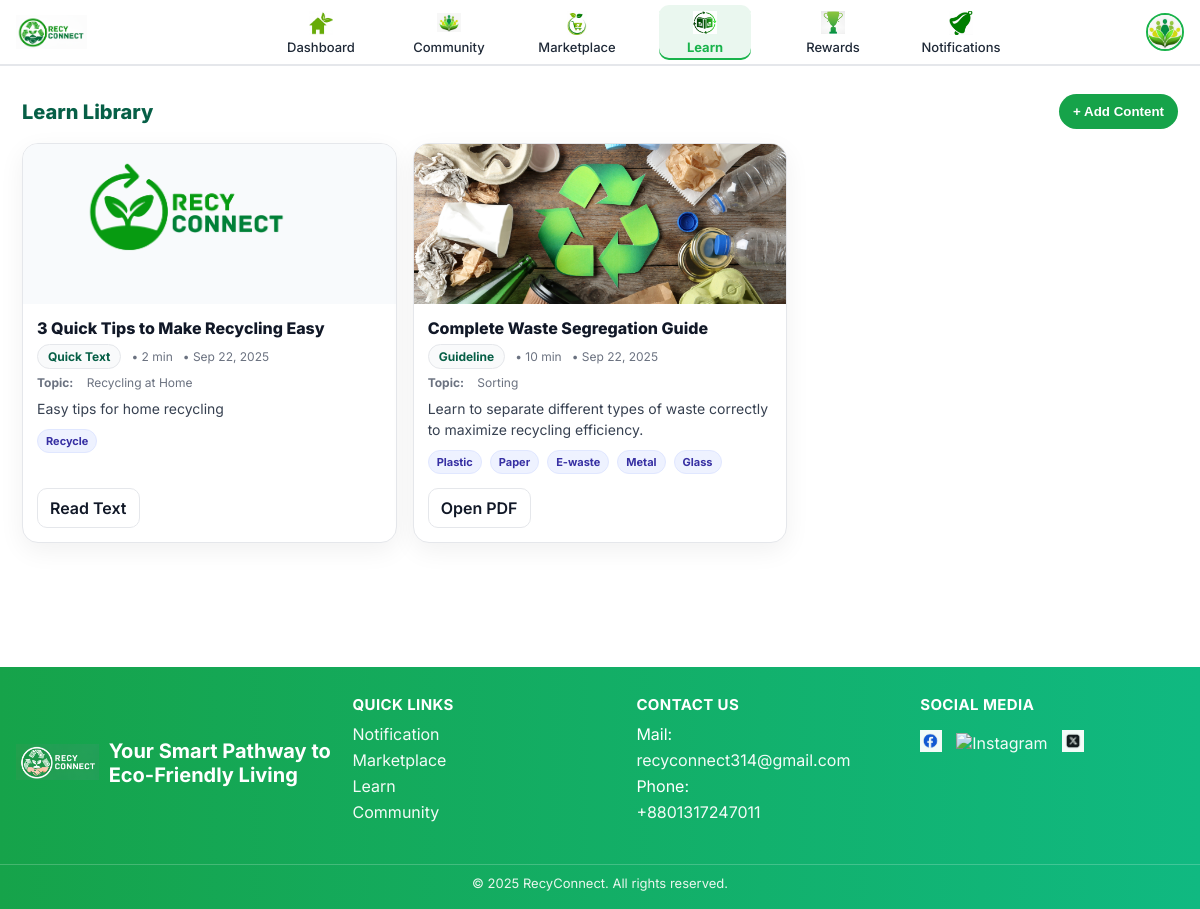
The app's page /panel/learn/ (signed in) with its own data.
### User/models.py (models this page shows, shortened)
class User(AbstractBaseUser):
    ROLE_CHOICES = [
        ("household", "Household"),
        ("collector", "Collector"),
        ("recycler",  "Recycling Centre"),
        ("buyer",     "Buyer"),
    ]
    class ProductKind(models.TextChoices):
        PLASTIC = "plastic", "Plastic"
        PAPER   = "paper",   "Paper"
        GLASS   = "glass",   "Glass"
        METAL   = "metal",   "Metal"
        E_WASTE = "e_waste", "E-waste"
    email = models.EmailField(unique=True, db_index=True)
    password = models.CharField(max_length=128)
    role = models.CharField(max_length=20, choices=ROLE_CHOICES)
    collector_product = models.CharField(
        max_length=12,
        choices=ProductKind.choices,
        blank=True,
        help_text="Collector only: what type of material you collect.",
    )
    name = models.CharField(max_length=100, blank=True)
    phone = models.CharField(max_length=20, blank=True)
    address = models.CharField(max_length=255, blank=True)
    profile_image = models.ImageField(
        upload_to="user_avatars/%Y/%m/", blank=True, null=True,
        help_text="Upload a clear profile photo.",
    )
    map_url = models.URLField(
        blank=True,
        help_text="Google Maps link to your address.",
    )
    facebook = models.URLField(blank=True)
    instagram = models.URLField(blank=True)
    twitter  = models.URLField(blank=True)
    is_staff = models.BooleanField(default=False)
    is_superuser = models.BooleanField(default=False)
    is_active = models.BooleanField(default=False)
    is_approved = models.BooleanField(default=False)
    approved_at = models.DateTimeField(null=True, blank=True)
    approved_by = models.ForeignKey(
        "self", null=True, blank=True,
        on_delete=models.SET_NULL, related_name="approved_users"
    )
    date_joined = models.DateTimeField(default=timezone.now)
    id_card_image = models.ImageField(
        upload_to="user_ids/%Y/%m/",
        blank=True, null=True,
        help_text="ID/visiting card (required for Collector and Recycling Centre).",
    )
    average_rating = models.FloatField(default=0.0)
    ratings_count  = models.PositiveIntegerField(default=0)
    points = models.PositiveIntegerField(default=0, help_text="Total points available to redeem.")
    total_co2_saved_kg = models.DecimalField(
        max_digits=12, decimal_places=3, default=Decimal("0.000"),
        help_text="Lifetime CO₂ saved (kg).",
    )
    total_pickups = models.PositiveIntegerField(default=0, help_text="Lifetime pickups/recycles.")
    objects = UserManager()
    USERNAME_FIELD = "email"
    REQUIRED_FIELDS = ["role"]
    class Meta:
        ordering = ("-date_joined",)

### Education/models.py (models this page shows, shortened)
class Learn(models.Model):
    class Category(models.TextChoices):
        GUIDELINE  = "guideline",  "Guideline"
        ARTICLE    = "article",    "Article"
        VIDEO      = "video",      "Video"
        QUICK_TEXT = "quick_text", "Quick Text"
    title       = models.CharField(max_length=200,null=True)
    topic       = models.CharField(max_length=120, null=True )
    category    = models.CharField(max_length=20, choices=Category.choices)
    description = models.TextField()
    read_time   = models.PositiveIntegerField(help_text="Reading time in minutes")
    downloads   = models.PositiveIntegerField(default=0)
    image       = models.ImageField(upload_to="guides/covers/", blank=True, null=True)
    pdf_file    = models.FileField(upload_to="guides/pdfs/",   blank=True, null=True)
    video_file  = models.FileField(upload_to="guides/videos/", blank=True, null=True)
    quick_text  = models.TextField(blank=True, null=True)
    tags        = models.ManyToManyField(Tag, blank=True, related_name="guides")
    created_at  = models.DateTimeField(auto_now_add=True)
    class Meta:
        ordering = ("-created_at",)

class Tag(models.Model):
    class Choices(models.TextChoices):
        ENVIRONMENT         = "environment",         "Environment"
        RECYCLE             = "recycle",             "Recycle"
        POLLUTION           = "pollution",           "Pollution"
        PLASTIC             = "plastic",             "Plastic"
        PAPER               = "paper",               "Paper"
        E_WASTE             = "e_waste",             "E-waste"
        METAL               = "metal",               "Metal"
        GLASS               = "glass",               "Glass"
        CARBON_FOOTPRINT    = "carbon_footprint",    "Carbon Footprint"
        GREEN_JOBS          = "green_jobs",          "Green Jobs"
        LANDFILL_REDUCTION  = "landfill_reduction",  "Landfill Reduction"
    name = models.CharField(
        max_length=50,
        choices=Choices.choices,
        unique=True,
        db_index=True,
        help_text="Select a predefined tag (e.g., Plastic, Recycle, Pollution).",
    )

### AdminPanel/views.py (the view, shortened to what this page needs)
# urls.py: path("learn/", views.learn, name="learn"),
@guard
def learn(request):
    for code, label in Tag.Choices.choices:
        Tag.objects.get_or_create(name=code)
    ctx = {
        "learns": Learn.objects.all(),
        "cat_choices": Learn.Category.choices,
        "tag_opts": Tag.Choices.choices,
    }
    return render(request, "Admin/ad_learn.html", ctx)

### AdminPanel/views.py (called while the page is built)
def staff_or_super(u):
    return u.is_authenticated and (u.is_superuser or u.is_staff)

### Templates/Admin/ad_learn.html (shortened to what this page needs)
{% extends "Admin/admin_base.html" %}
{% load static %}
{% block content %}
<div class="ln-wrap">
  <div class="ln-head">
    <div class="ln-title">Learn Library</div>
    <button id="openModalBtn" class="btn-add">+ Add Content</button>
  </div>
  <div class="ln-grid">
    {% for item in learns %}
      <article class="card">
        {% if item.image %}
          <img class="thumb" src="{{ item.image.url }}" alt="">
        {% else %}
          <img class="thumb" src="{% static 'placeholders/learn-cover.png' %}" alt="">
        {% endif %}
        <div class="body">
          <div class="title">{{ item.title }}</div>
          <div class="meta">
            <span class="badge">{{ item.get_category_display }}</span>
            <span>• {{ item.read_time }} min</span>
            <span>• {{ item.created_at|date:"M d, Y" }}</span>
          </div>
          {% if item.topic %}
            <div class="meta" style="margin-top:-2px"><strong>Topic:</strong>&nbsp;{{ item.topic }}</div>
          {% endif %}
          <div class="desc">{{ item.description|truncatechars:140 }}</div>
          {% with qs=item.tags.all %}
            {% if qs %}
              <div class="tags">
                {% for t in qs %}
                  <span class="tag">{{ t.get_name_display }}</span>
                {% endfor %}
              </div>
            {% endif %}
          {% endwith %}
        </div>
        <div class="row-actions">
          {% if item.category == "guideline" or item.category == "article" %}
            {% if item.pdf_file %}<a class="btn" href="{{ item.pdf_file.url }}" target="_blank">Open PDF</a>{% endif %}
          {% elif item.category == "video" %}
            {% if item.video_file %}<a class="btn" href="{{ item.video_file.url }}" target="_blank">Play Video</a>{% endif %}
          {% elif item.category == "quick_text" %}
            <a class="btn" href="#" onclick="alert({{ item.quick_text|escapejs }}); return false;">Read Text</a>
          {% endif %}
        </div>
      </article>
    {% empty %}
      <div class="card" style="grid-column:1/-1; padding:18px">
        <div class="title" style="font-size:16px">No content yet. Click “Add Content”.</div>
      </div>
    {% endfor %}
  </div>
</div>
{% endblock %}

### Templates/Admin/admin_base.html (shortened to what this page needs)
{% load static %}
<!DOCTYPE html>
<html lang="en">
<head>
</head>
<body>
  {% with url_name=request.resolver_match.url_name|default:'' %}
  <div class="navbar-wrap">
    <nav class="navbar">
      <a class="brand" href="#">
        <img src="{% static 'RecyLogoNew.png' %}" alt="RecyConnect">
      </a>
      <div class="menu">
       <a href="{% url 'adminpanel:dashboard' %}"
           class="{% if url_name == 'dashboard' %}active{% endif %}">
          <img src="{% static 'home.png' %}" alt="Home">
          <span>Dashboard</span>
        </a>
        <a href="{% url 'adminpanel:community' %}"
           class="{% if url_name == 'community' %}active{% endif %}">
          <img src="{% static 'community.png' %}" alt="Community">
          <span>Community</span>
        </a>
       <a href="{% url 'marketplace:admin' %}"
           class="{% if url_name == 'marketplace' %}active{% endif %}">
          <img src="{% static 'cart.png' %}" alt="Marketplace">
          <span>Marketplace</span>
        </a>
        <a href="{% url 'adminpanel:learn' %}"
           class="{% if url_name == 'learn' %}active{% endif %}">
          <img src="{% static 'learn.png' %}" alt="Learn">
          <span>Learn</span>
        </a>
        <a href="{% url 'rewards:admin' %}"
           class="{% if url_name == 'rewards' %}active{% endif %}">
          <img src="{% static 'trophy.png' %}" alt="Rewards">
          <span>Rewards</span>
        </a>
        <a href="{% url 'adminpanel:notifications' %}"
           class="{% if url_name == 'notifications' %}active{% endif %}">
          <img src="{% static 'bell.png' %}" alt="Notifications">
          <span>Notifications</span>
        </a>
      </div>
      <div class="profile">
        <button class="avatar-btn" id="avatarBtn" aria-label="Profile menu">
          {% if request.user.is_authenticated and request.user.profile_image %}
            <img class="avatar" src="{{ request.user.profile_image.url }}" alt="Profile" />
          {% else %}
            <img class="avatar" src="{% static 'icons/avatar-placeholder.png' %}" alt="Profile" />
          {% endif %}
        </button>
      </div>
    </nav>
  </div>
  <main class="container">
    {% block content %}{% endblock %}
  </main>
  <footer class="footer">
    <div class="inner">
      <div class="foot-brand">
        <img src="{% static 'LogoFooter.png' %}" alt="RecyConnect">
        <div><div class="foot-title">Your Smart Pathway to Eco-Friendly Living</div></div>
      </div>
      <div class="foot-col">
        <h4>Quick Links</h4>
        <a href="{% url 'adminpanel:notifications' %}">Notification</a>
        <a href="{% url 'marketplace:admin' %}">Marketplace</a>
        <a href="{% url 'adminpanel:learn' %}">Learn</a>
        <a href="{% url 'adminpanel:community' %}">Community</a>
      </div>
      <div class="foot-col">
        <h4>Contact Us</h4>
        <div>Mail: <a href="mailto:recyconnect314@gmail.com">recyconnect314@gmail.com</a></div>
        <div style="margin-top:6px;">Phone: <a href="tel:+8801317247011">+8801317247011</a></div>
      </div>
      <div class="foot-col">
        <h4>Social Media</h4>
        <div class="social-row">
          <a href="https://facebook.com/" target="_blank" rel="noopener"><img src="{% static 'fb.png' %}" alt="Facebook"></a>
          <a href="https://instagram.com/" target="_blank" rel="noopener"><img src="{% static 'insta.jpeg' %}" alt="Instagram"></a>
          <a href="https://twitter.com/" target="_blank" rel="noopener"><img src="{% static 'X ic.jpg' %}" alt="Twitter/X"></a>
        </div>
      </div>
    </div>
    <div class="copyright">© 2025 RecyConnect. All rights reserved.</div>
  </footer>
  {% endwith %}
</body>
</html>

### Templates/Admin/admin_base.html (style rules this page uses)
:root { --brand:#19b34b; --text:#1f2937; --bg:#ffffff; --nav-h:64px; --gap:36px; --container:1200px; }
* { box-sizing:border-box }
html,body { margin:0;padding:0;font-family:Inter,system-ui,Arial,sans-serif;color:var(--text);background:#fff }
.navbar-wrap { position:sticky; top:0; z-index:50; background:var(--bg); border-bottom:2px solid #e5e7eb; }
.navbar { height:var(--nav-h); max-width:var(--container); margin:0 auto; padding:0 16px; display:flex; align-items:center; justify-content:space-between; gap:16px; }
.brand { display:flex; align-items:center; gap:10px; min-width:120px; }
.brand img { height:34px; width:auto; display:block }
.menu { display:flex; align-items:center; justify-content:center; gap:var(--gap); flex:1; }
.menu a { width:92px; text-decoration:none; color:var(--text); display:flex; flex-direction:column; align-items:center; justify-content:center; gap:6px; padding:6px 4px; border-radius:10px; font-weight:500; text-align:center; transition:transform .15s ease, background .15s ease; }
.menu img { width:24px; height:24px; object-fit:contain; display:block }
.menu span { font-size:13px; line-height:1; }
.menu a.active { background:#eaf7ef; box-shadow:inset 0 -2px 0 var(--brand); }
.menu a.active span { color:var(--brand); font-weight:700; }
.profile { position:relative; display:flex; align-items:center; gap:10px; }
.avatar-btn { border:none; background:transparent; padding:0; cursor:pointer; display:grid; place-items:center; }
.avatar { width:38px; height:38px; border-radius:50%; object-fit:cover; border:2px solid var(--brand); }
.container { max-width:var(--container); margin:20px auto; padding:0 16px 60px; }
.footer { margin-top:40px; background:linear-gradient(to right, #16a34a, #10b981); color:#fff; }
.footer .inner { max-width:var(--container); margin:0 auto; padding:28px 16px 36px; display:grid; gap:20px; grid-template-columns: 1.2fr 1fr 1fr 1fr; }
.foot-brand { display:flex; align-items:center; gap:10px; }
.foot-brand img { height:36px; width:auto }
.foot-title { font-size:20px; font-weight:700; margin:6px 0 4px }
.foot-col h4 { margin:0 0 10px; font-size:15px; text-transform:uppercase; letter-spacing:.4px }
.foot-col a { display:block; color:#fff; text-decoration:none; margin:6px 0; opacity:.95 }
.social-row { display:flex; align-items:center; gap:14px; margin-top:6px }
.social-row img { width:22px; height:22px }
.copyright { text-align:center; color:#eaf6ee; font-size:13px; padding:10px 16px 18px; border-top:1px solid rgba(255,255,255,.2); }

### Templates/Admin/ad_learn.html (style rules this page uses)
.ln-wrap { max-width:1200px; margin:0 auto; padding:8px 6px 24px; }
.ln-head { display:flex; align-items:center; justify-content:space-between; margin-bottom:14px; }
.ln-title { font-size:20px; font-weight:800; color:#065f46 }
.btn-add { display:inline-flex; align-items:center; gap:8px; background:#16a34a; color:#fff; font-weight:700; border:none; cursor:pointer; padding:10px 14px; border-radius:999px; text-decoration:none; }
.ln-grid { display:grid; gap:16px; grid-template-columns:repeat(3, minmax(0,1fr)); }
.card { background:#fff; border:1px solid #e5e7eb; border-radius:16px; box-shadow:0 8px 26px rgba(0,0,0,.06); overflow:hidden; display:flex; flex-direction:column; }
.thumb { width:100%; height:160px; object-fit:cover; background:#f8fafc }
.body { padding:14px }
.title { font-size:16px; font-weight:800; color:#111827; margin-bottom:6px }
.meta { display:flex; align-items:center; gap:10px; font-size:12px; color:#6b7280; margin-bottom:8px }
.badge { display:inline-flex; align-items:center; padding:4px 10px; border-radius:999px; font-size:12px; font-weight:700; border:1px solid #e5e7eb; background:#f9fafb; color:#065f46; }
.desc { font-size:14px; color:#374151; line-height:1.5; margin-bottom:10px }
.tags { display:flex; flex-wrap:wrap; gap:8px; margin-top:4px }
.tag { font-size:11px; font-weight:700; padding:4px 8px; border-radius:999px; background:#eef2ff; color:#3730a3; border:1px solid #e0e7ff; }
.row-actions { display:flex; gap:8px; padding:0 14px 14px; margin-top:auto }
.btn { display:inline-flex; align-items:center; justify-content:center; padding:9px 12px; border-radius:10px; border:1px solid #e5e7eb; background:#fff; cursor:pointer; text-decoration:none; color:#111827; font-weight:600; }

### records on screen
User: user.profile_image (picture)
Learn: image (picture), title "3 Quick Tips to Make Recycling Easy", category "Quick Text", read_time "2", created_at "Sep 22, 2025", topic "Recycling at Home", description "Easy tips for home recycling"
Tag: name "Recycle"
Learn: image (picture), title "Complete Waste Segregation Guide", category "Guideline", read_time "10", created_at "Sep 22, 2025", topic "Sorting", description "Learn to separate different types of waste correctly to maximize recycling efficiency."
Tag: name "Plastic"
Tag: name "Paper"
Tag: name "E-waste"
Tag: name "Metal"
Tag: name "Glass"
